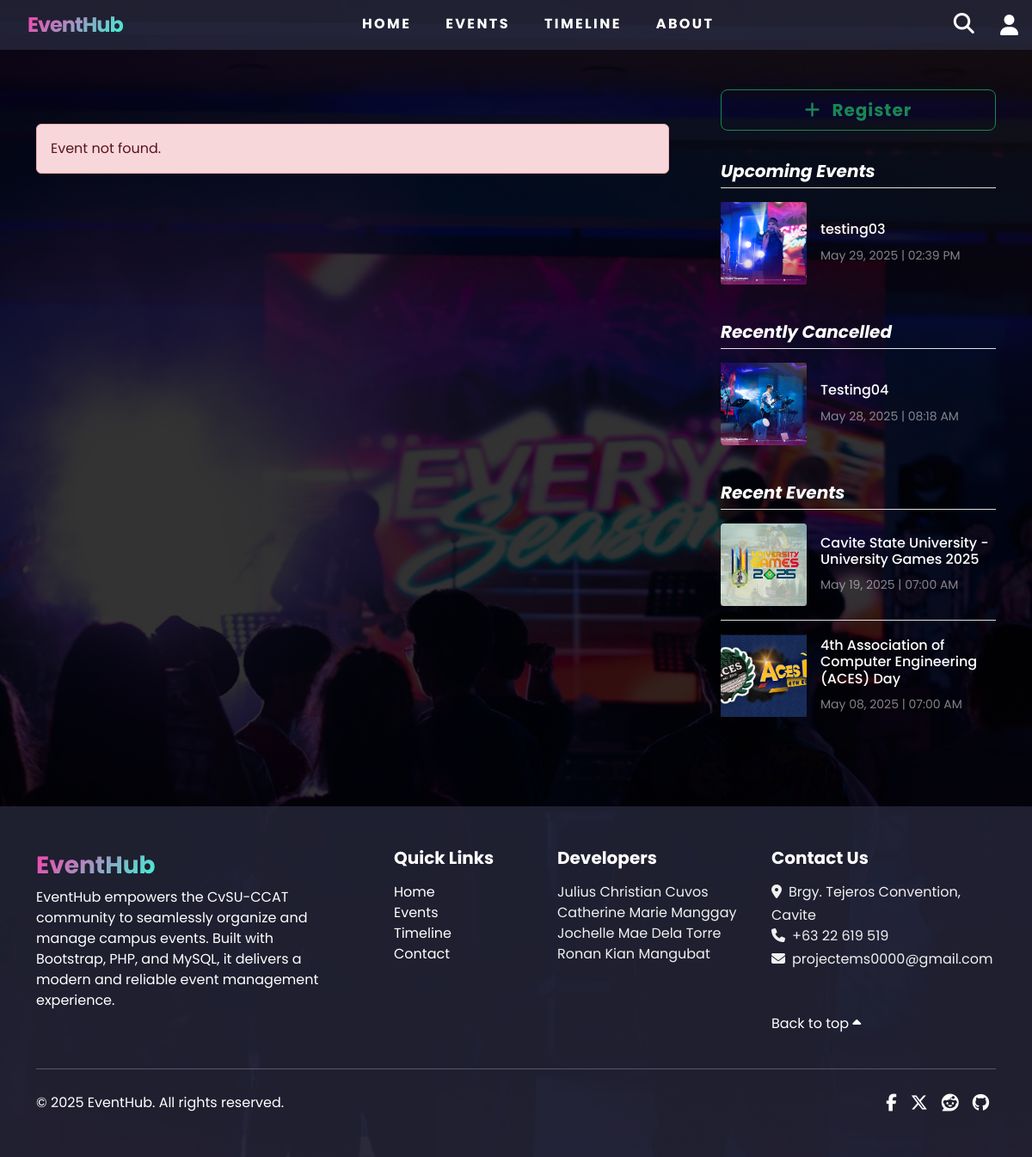
The page /event-details.php on the database as committed earlier.
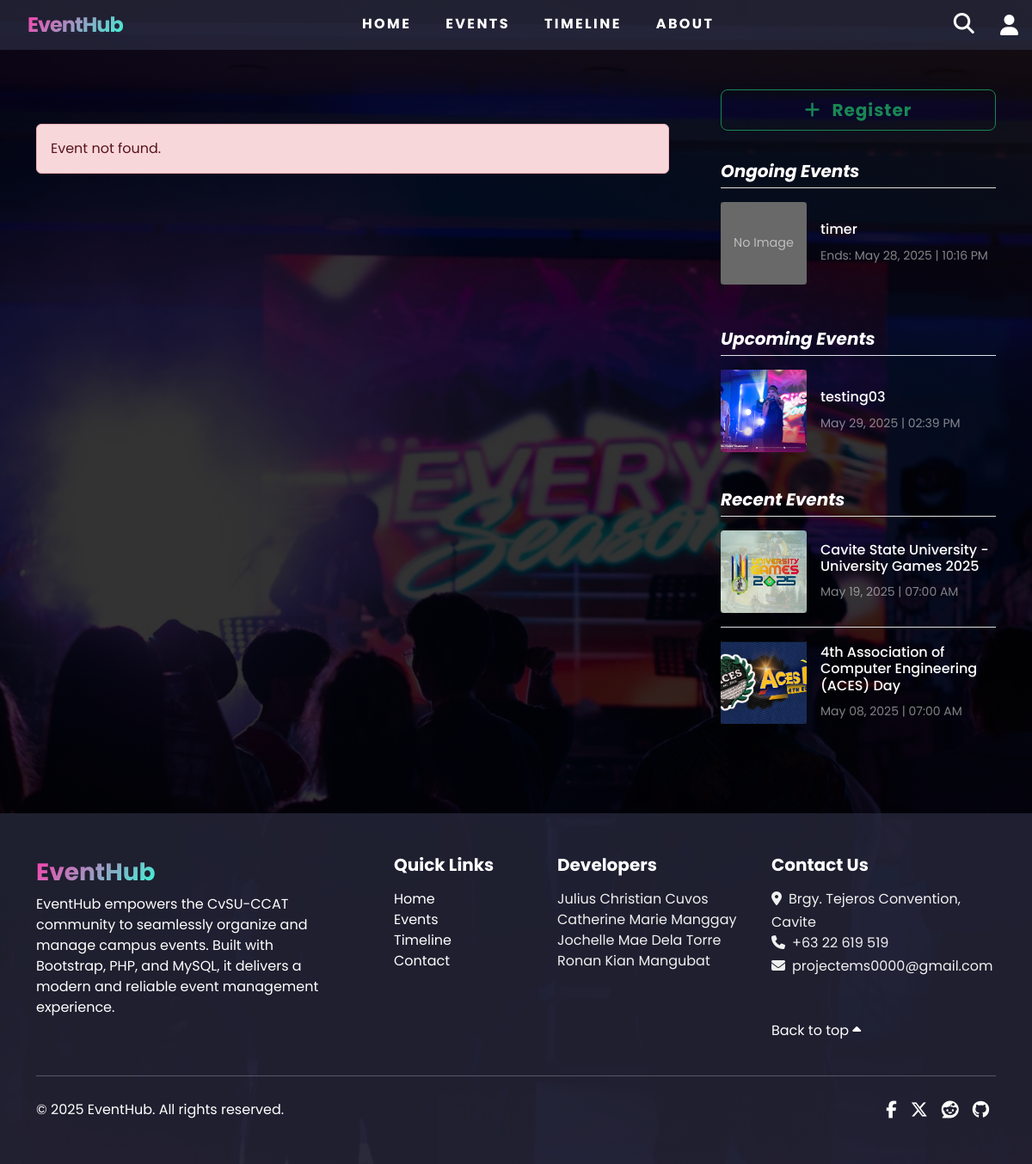
The same page on the database as committed later.
### tables this page shows
CREATE TABLE `create_events` (
  `id` int(11) NOT NULL,
  `event_title` varchar(100) NOT NULL,
  `event_description` text NOT NULL,
  `date_time` datetime NOT NULL,
  `ending_time` datetime NOT NULL,
  `status` varchar(20) DEFAULT 'active',
  `date_cancelled` datetime DEFAULT NULL,
  `location` varchar(255) NOT NULL,
  `fullname` varchar(60) NOT NULL,
  `category` varchar(100) NOT NULL,
  `contact` varchar(255) NOT NULL,
  `other_contact` varchar(255) NOT NULL,
  `related_links` text DEFAULT NULL,
  `attach_file` text DEFAULT NULL,
  `user_id` int(11) NOT NULL,
  `terms_accepted` tinyint(1) NOT NULL,
  `created_at` timestamp NOT NULL DEFAULT current_timestamp(),
  `updated_at` datetime DEFAULT NULL,
  `reason` text DEFAULT NULL
);

### recent.php (the view, shortened to what the rows shown need)
<?php
include 'login/connection.php';
$now = date('Y-m-d H:i:s');
$query = "SELECT * FROM create_events WHERE (status IS NULL OR status != 'cancelled') AND date_time < '$now' ORDER BY date_time DESC LIMIT 3";
$result = mysqli_query($con, $query);
?>
<div class="col-md-12">
    <div>
        <ul class="list-unstyled">
            <?php if (mysqli_num_rows($result) === 0): ?>
                <li>
                    <div class="text-muted text-center py-4">No recently ended events found.</div>
                </li>
            <?php else: ?>
                <?php while ($row = mysqli_fetch_assoc($result)): ?>
                    <li>
                        <a class="d-flex flex-row gap-3 align-items-center py-3 link-body-emphasis text-decoration-none border-top"
                            href="event-details.php?id=<?php echo $row['id']; ?>">
                            <div class="thumbnails bd-placeholder-img"
                                style="width: 100px; min-width: 100px; height: 96px; flex-shrink:0; display: flex; align-items: center; justify-content: center; background: #222;">
                                <?php
                                $img = null;
                                if (!empty($row['attach_file'])) {
                                    $files = json_decode($row['attach_file'], true);
                                    if (is_array($files) && count($files) > 0) {
                                        foreach ($files as $file) {
                                            $ext = strtolower(pathinfo($file, PATHINFO_EXTENSION));
                                            if (in_array($ext, ['jpg', 'jpeg', 'png', 'gif', 'webp'])) {
                                                $img = 'uploads/' . $file;
                                                break;
                                            }
                                        }
                                    }
                                }
                                if ($img): ?>
                                    <img src="<?php echo htmlspecialchars($img); ?>" width="100%" height="96"
                                        style="object-fit:cover; border-radius:4px;" alt="Event image">
                                <?php else: ?>
                                    <div
                                        style="width:100%; height:96px; background:#888; border-radius:4px; display:flex; align-items:center; justify-content:center; color:#fff; font-size:0.9rem; opacity:0.7; text-align:center; flex-direction:column; line-height:1.1;">
                                        No Image</div>
                                <?php endif; ?>
                            </div>
                            <div class="flex-grow-1">
                                <h6 class="mb-2 text-white"><?php echo htmlspecialchars($row['event_title']); ?></h6>
                                <small
                                    class="text-white-50"><?php echo date('F d, Y \| h:i A', strtotime($row['date_time'])); ?></small>
                            </div>
                        </a>
                    </li>
                <?php endwhile; ?>
            <?php endif; ?>
        </ul>
    </div>
</div>

### upcoming.php (shortened to what the rows shown need)
<?php
include 'login/connection.php';
$now = date('Y-m-d H:i:s');
$query = "SELECT * FROM create_events WHERE (status = 'active' OR status IS NULL) AND date_time > '$now' ORDER BY date_time ASC LIMIT 3";
$result = mysqli_query($con, $query);
?>
<?php if (mysqli_num_rows($result) > 0): ?>
    <div class="col-md-12">
        <div>
            <ul class="list-unstyled">
                <?php while ($row = mysqli_fetch_assoc($result)): ?>
                    <li>
                        <a class="d-flex flex-row gap-3 align-items-center py-3 link-body-emphasis text-decoration-none border-top"
                            href="event-details.php?id=<?php echo $row['id']; ?>">
                            <div class="thumbnails bd-placeholder-img"
                                style="width: 100px; min-width: 100px; height: 96px; flex-shrink:0; display: flex; align-items: center; justify-content: center; background: #222;">
                                <?php
                                $img = null;
                                if (!empty($row['attach_file'])) {
                                    $files = json_decode($row['attach_file'], true);
                                    if (is_array($files) && count($files) > 0) {
                                        foreach ($files as $file) {
                                            $ext = strtolower(pathinfo($file, PATHINFO_EXTENSION));
                                            if (in_array($ext, ['jpg', 'jpeg', 'png', 'gif', 'webp'])) {
                                                $img = 'uploads/' . $file;
                                                break;
                                            }
                                        }
                                    }
                                }
                                if ($img): ?>
                                    <img src="<?php echo htmlspecialchars($img); ?>" width="100%" height="96"
                                        style="object-fit:cover; border-radius:4px;" alt="Event image">
                                <?php else: ?>
                                    <div
                                        style="width:100%; height:96px; background:#888; border-radius:4px; display:flex; align-items:center; justify-content:center; color:#fff; font-size:0.9rem; opacity:0.7; text-align:center; flex-direction:column; line-height:1.1;">
                                        No Image</div>
                                <?php endif; ?>
                            </div>
                            <div class="flex-grow-1">
                                <h6 class="mb-2 text-white"><?php echo htmlspecialchars($row['event_title']); ?></h6>
                                <small
                                    class="text-white-50"><?php echo date('F d, Y | h:i A', strtotime($row['date_time'])); ?></small>
                            </div>
                        </a>
                    </li>
                <?php endwhile; ?>
            </ul>
        </div>
    </div>
<?php endif; ?>

### cancelled.php (shortened to what the rows shown need)
<?php
include 'login/connection.php';
$query = "SELECT * FROM create_events WHERE status = 'cancelled' AND date_cancelled IS NOT NULL ORDER BY date_cancelled DESC LIMIT 3";
$result = mysqli_query($con, $query);
?>
<?php if (mysqli_num_rows($result) > 0): ?>
    <div class="col-md-12">
        <div>
            <ul class="list-unstyled">
                <?php while ($row = mysqli_fetch_assoc($result)): ?>
                    <li>
                        <a class="d-flex flex-row gap-3 align-items-center py-3 link-body-emphasis text-decoration-none border-top"
                            href="event-details.php?id=<?php echo $row['id']; ?>">
                            <div class="thumbnails bd-placeholder-img"
                                style="width: 100px; min-width: 100px; height: 96px; flex-shrink:0; display: flex; align-items: center; justify-content: center; background: #222;">
                                <?php
                                $img = null;
                                if (!empty($row['attach_file'])) {
                                    $files = json_decode($row['attach_file'], true);
                                    if (is_array($files) && count($files) > 0) {
                                        foreach ($files as $file) {
                                            $ext = strtolower(pathinfo($file, PATHINFO_EXTENSION));
                                            if (in_array($ext, ['jpg', 'jpeg', 'png', 'gif', 'webp'])) {
                                                $img = 'uploads/' . $file;
                                                break;
                                            }
                                        }
                                    }
                                }
                                if ($img): ?>
                                    <img src="<?php echo htmlspecialchars($img); ?>" width="100%" height="96"
                                        style="object-fit:cover; border-radius:4px;" alt="Event image">
                                <?php else: ?>
                                    <div
                                        style="width:100%; height:96px; background:#888; border-radius:4px; display:flex; align-items:center; justify-content:center; color:#fff; font-size:0.9rem; opacity:0.7; text-align:center; flex-direction:column; line-height:1.1;">
                                        No Image</div>
                                <?php endif; ?>
                            </div>
                            <div class="flex-grow-1">
                                <h6 class="mb-2 text-white"><?php echo htmlspecialchars($row['event_title']); ?></h6>
                                <small class="text-white-50">
                                    <?php echo date('F d, Y | h:i A', strtotime($row['date_cancelled'])); ?>
                                </small>
                            </div>
                        </a>
                    </li>
                <?php endwhile; ?>
            </ul>
        </div>
    </div>
<?php endif; ?>

### ongoing.php (shortened to what the rows shown need)
<?php
include 'login/connection.php';
$query = "SELECT * FROM create_events WHERE status = 'ongoing' ORDER BY date_time ASC LIMIT 3";
$result = mysqli_query($con, $query);
?>
<?php if (mysqli_num_rows($result) > 0): ?>
    <div class="col-md-12">
        <div>
            <ul class="list-unstyled">
                <?php while ($row = mysqli_fetch_assoc($result)): ?>
                    <li>
                        <a class="d-flex flex-row gap-3 align-items-center py-3 link-body-emphasis text-decoration-none border-top"
                            href="event-details.php?id=<?php echo $row['id']; ?>">
                            <div class="thumbnails bd-placeholder-img"
                                style="width: 100px; min-width: 100px; height: 96px; flex-shrink:0; display: flex; align-items: center; justify-content: center; background: #222;">
                                <?php
                                $img = null;
                                if ($img): ?>
                                    <img src="<?php echo htmlspecialchars($img); ?>" width="100%" height="96"
                                        style="object-fit:cover; border-radius:4px;" alt="Event image">
                                <?php else: ?>
                                    <div
                                        style="width:100%; height:96px; background:#888; border-radius:4px; display:flex; align-items:center; justify-content:center; color:#fff; font-size:0.9rem; opacity:0.7; text-align:center; flex-direction:column; line-height:1.1;">
                                        No Image</div>
                                <?php endif; ?>
                            </div>
                            <div class="flex-grow-1">
                                <h6 class="mb-2 text-white"><?php echo htmlspecialchars($row['event_title']); ?></h6>
                                <small class="text-white-50">
                                    Ends: <?php echo date('F d, Y | h:i A', strtotime($row['ending_time'])); ?>
                                </small>
                            </div>
                        </a>
                    </li>
                <?php endwhile; ?>
            </ul>
        </div>
    </div>
<?php endif; ?>

Rows that differ between the two databases and show on the page:
removed create_events: event_title "Testing04", date_cancelled "May 28, 2025 | 08:18 AM"
added create_events: event_title "timer", ending_time "May 28, 2025 | 10:16 PM"
Other text that changed with them:
text no longer shown: "Recently Cancelled"
text now shown: "Ongoing Events"
